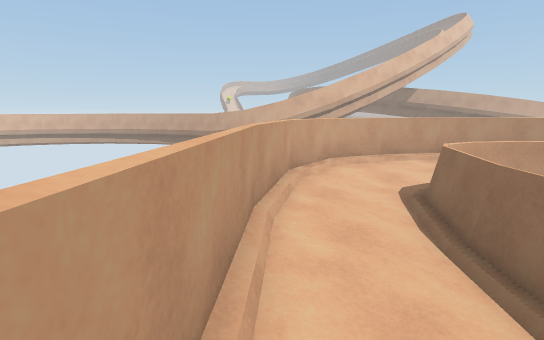
View 1 (above)

21 first-person views from a walk through a Unity game level. The camera is 1.5 m above the floor, tilts 10° down and sees 80° across. The floor is counted in squares, 1 m on a side. Each view is taken from the middle of a square. On the plan, view 1 faces up. The plan holds only what a view shows up to about 15 squares ahead; the rest is blank. The place goes on beyond the plan. The player character is not drawn.

View 2
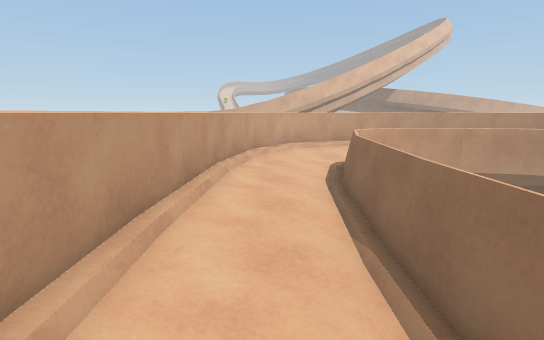

View 3
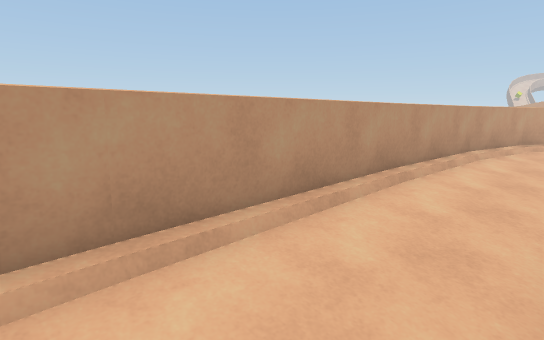

View 4
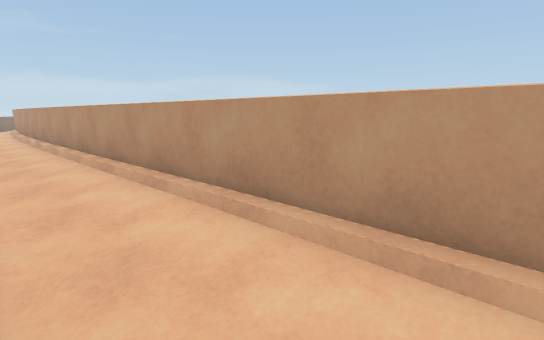

View 5
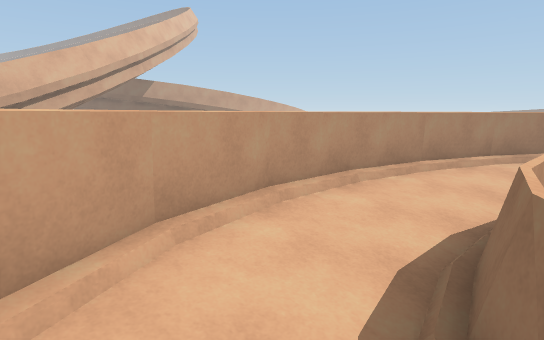

View 6
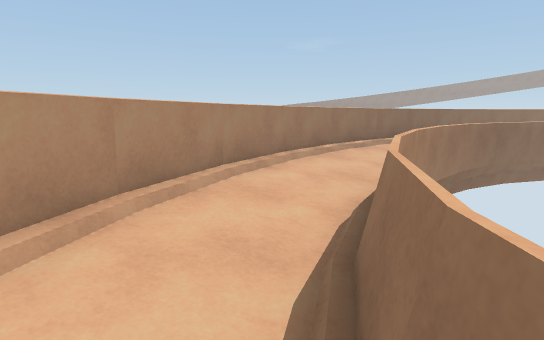

View 7
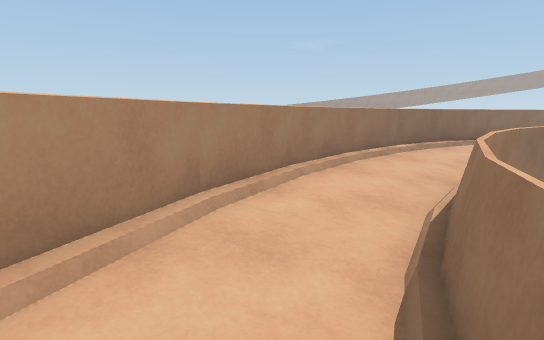

View 8
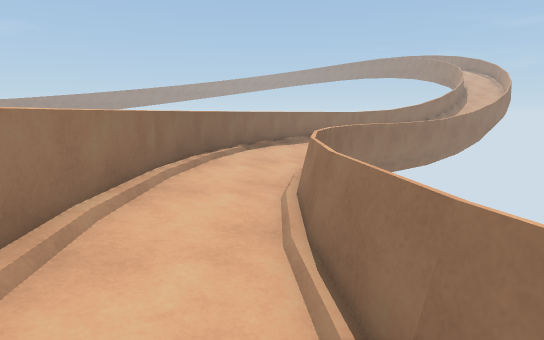

View 9
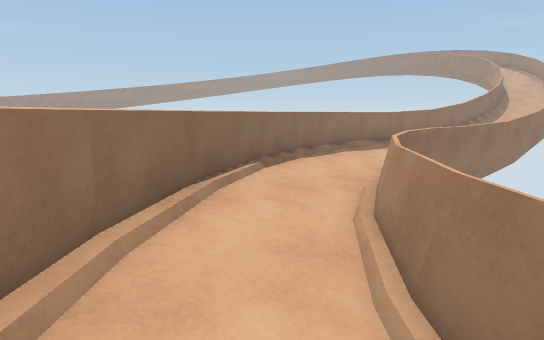

View 10
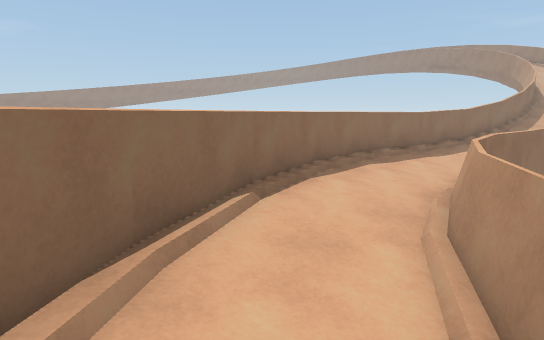

View 11
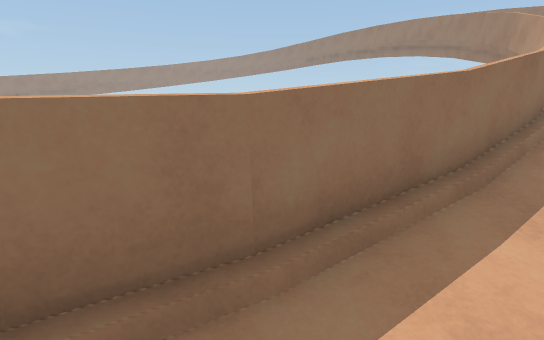

View 12
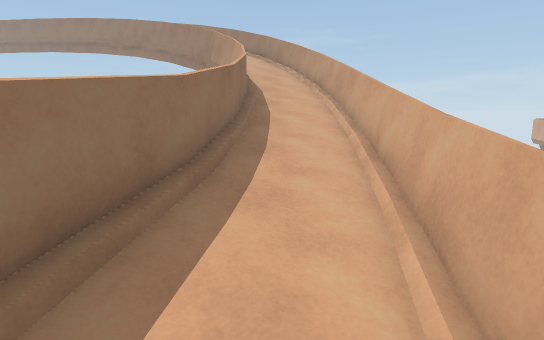

View 13
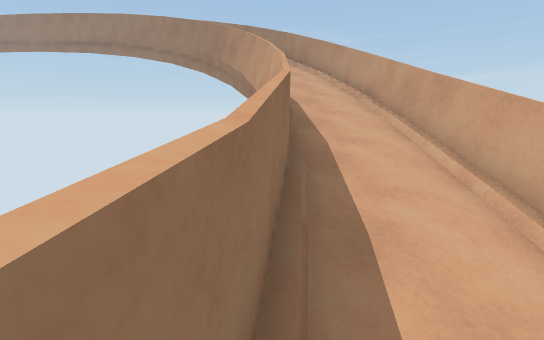

View 14
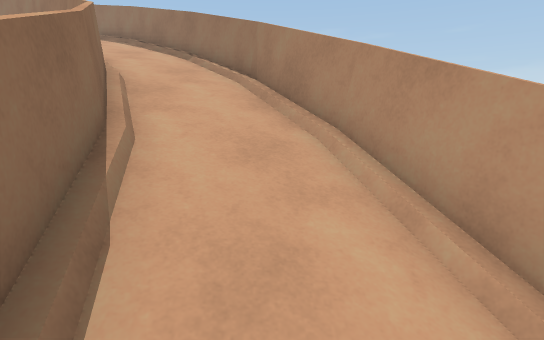

View 15
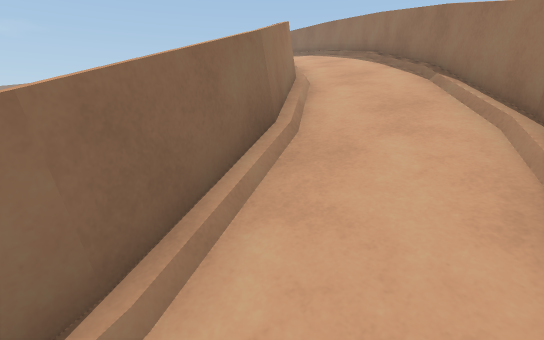

View 16
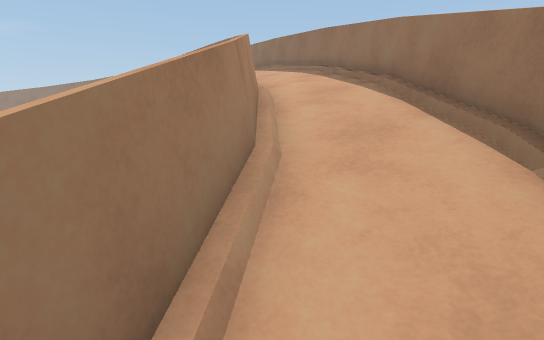

View 17
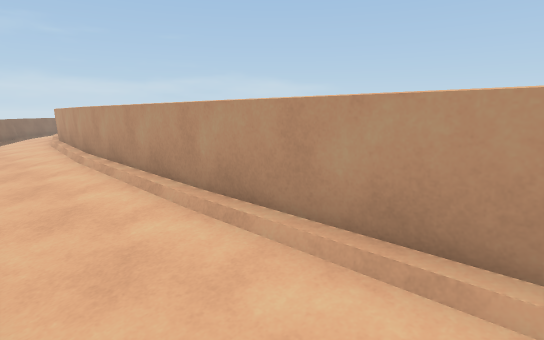

View 18
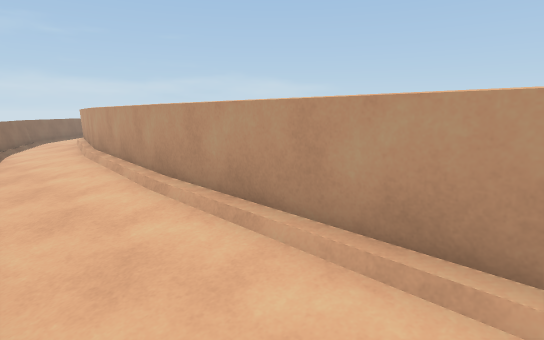

View 19
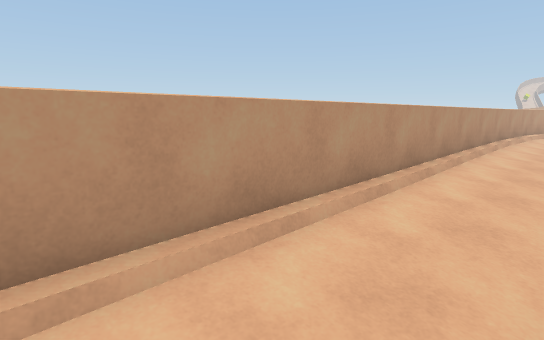

View 20
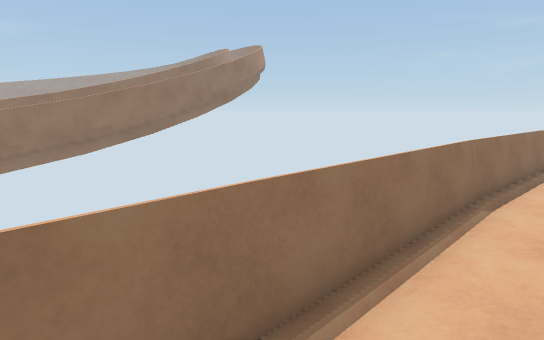

View 21
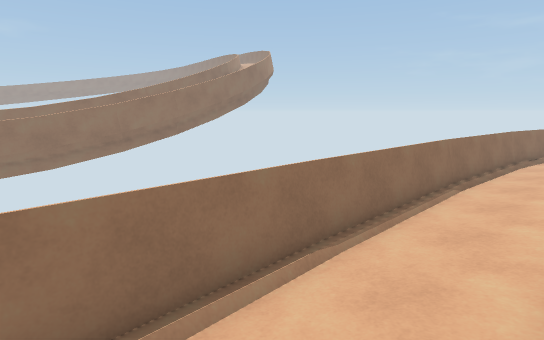

### Floor plan
Key: @ floor where view 1 was taken; # wall or solid block; . main floor; : floor 0.25 m higher than the main floor; + floor 0.5 m higher than the main floor; / step, stairs or slope; = window, fence, low wall or low ledge.
Columns run from 2 left of view 1 to 25 right of it. Each row starts with its distance up from view 1.
 11        #=#
 10    ##==#/#===##
  9   ##=::...:::==##
  8   #=:..=.=...::==#
  7   =:. =#=#==#..::=##
  6   =:.=      #=#..:=#
  5   =:.=        #=..:###
  4   =:.=         #=..:=#
  3  =/..=          #=..:=
  2  #=.##           #=../=
  1  =/.=#            #=.:=#
  0  =@..=            ##=.:=
 -1  =/..=             #=.:=
 -2  =/..              #=.:=#
 -3  =/..               #/.:=
 -4  =/..               #/.:=
 -5  =/..               #=.:=
 -6  ##.                #=.:=
 -7   #.                #=.:=
 -8  #=..               # .##
 -9  =/..               = :=
-10  =/..              #=.:=
-11  =/..=             #= :=
-12  =/..=             #=:/=
-13  =/..=             =:+/=
-14   =..=             =++=#
-15   =..=             =//=
-16  =/..=             =//=
-17  =/..=             =//=
-18  =/. #             =//=
-19  #=.##             =//=
-20  ##.=#             =//=
-21  =:.=#             =//=
-22  =:.=#             =//#
-23  =:.=#             =//#
-24  =:.=              =//##
-25  =:.=              #=//=
-26  =:.=              #=//#=
-27 #=..=               =///=
-28 =/.=#               #=//##
-29 =:.                 #=///#
-30  :.                  #=//##
-31 /..=                 #=///##
-32 :.=#                  #=///#

Positions as (right, up) in squares from view 1, and headings:
1: (0, 0), facing up
2: (1, -3), facing up
3: (2, -5), facing up-left
4: (2, -1), facing down-left
5: (2, 7), facing up-right
6: (6, 8), facing right
7: (8, 8), facing right
8: (12, 7), facing down-right
9: (15, 5), facing down-right
10: (17, 3), facing down-right
11: (19, -10), facing down-right
12: (19, -10), facing down
13: (20, -13), facing down
14: (19, -22), facing down
15: (19, -25), facing down-right
16: (21, -28), facing down-right
17: (2, -11), facing down-left
18: (2, -15), facing down-left
19: (2, -14), facing up-left
20: (1, -13), facing down-right
21: (0, -11), facing down-right
